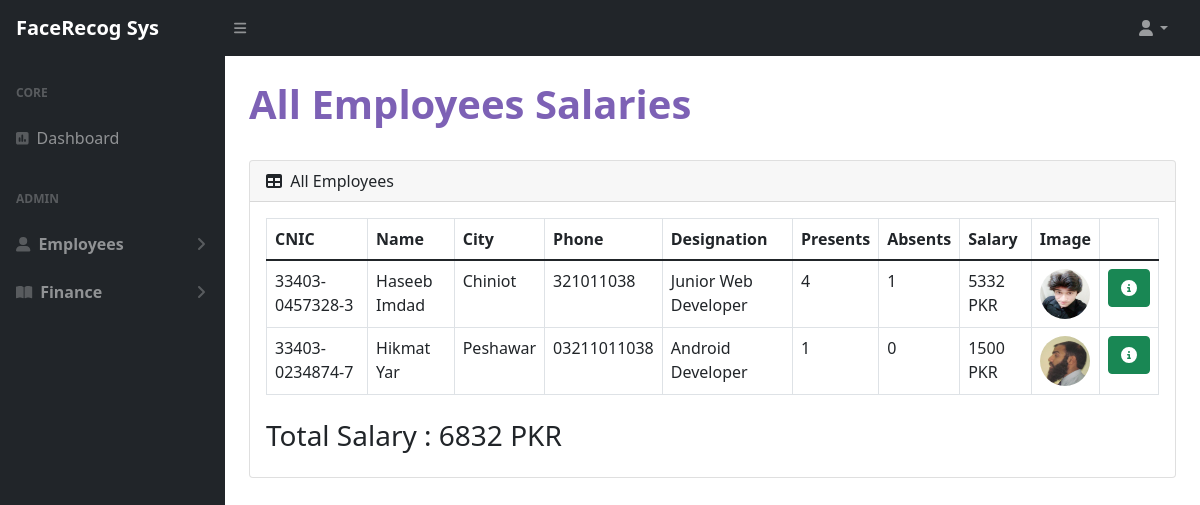
/salaries, run on the app's committed database.
### admin_panel/models.py (models this page shows, shortened)
class Salary_Designation(models.Model):
    salary = models.IntegerField()
    designation = models.CharField(max_length=50)
    def __str__(self):
        return self.designation

class Employee(models.Model):
    cnic = models.CharField(max_length=50)
    name = models.CharField(max_length=100)
    email = models.CharField(max_length=100)
    password = models.CharField(max_length=100)
    city = models.CharField(max_length=100)
    address = models.CharField(max_length=100)
    phone = models.CharField(max_length=100)
    designation = models.ForeignKey(
        Salary_Designation, on_delete=models.CASCADE)
    image = models.ImageField(upload_to='upload/employee/')

### admin_panel/views.py (the view)
# urls.py: path('salaries', Salaries.as_view()),
class Salaries(View):
    def get(self, request, *args, **kwargs):
        employeesFinalaDta=[]
        employees=Employee.objects.all()
        totalSalary=0
        for employee in employees:
            EmployeeAttendence = Atendence.objects.filter(employee=employee)
            employeData, presents , absents=  calculateEmployeeDuty(EmployeeAttendence)
            salaryObject = Salary_Designation.objects.get(designation=employee.designation)
            designationSalary=salaryObject.salary
            perDaySalary=int(designationSalary/30)
            thisEmployeeSalary = (int(perDaySalary*presents))
            totalSalary=totalSalary+thisEmployeeSalary
            employeesFinalaDta.append({
                    'id':employee.id,
                    'name': employee.name,
                    'cnic': employee.cnic,
                    'designation': employee.designation,
                    'salary': thisEmployeeSalary,
                    'image': employee.image,
                    'email': employee.email,
                    'city': employee.city,
                    'address': employee.address,
                    'phone': employee.phone,
                    'presents':presents,
                    'absents':absents
                })
        context={
            'employeesFinalaDta':employeesFinalaDta,
            'totalSalary':totalSalary
        }
        return render(request, 'admintemplate/emplpyeeSalaries.html', {'context': context})

### admin_panel/views.py (called while the page is built)
def getStatus(duty_hours):
    status=False
    if duty_hours >= 5.8:
        status = True
    else:
        status = False
    return status

### admin_panel/templates/admintemplate/emplpyeeSalaries.html (shortened to what this page needs)
{% extends 'admintemplate/index.html' %}
{% block content%}
<div id="layoutSidenav_content">
   <main>
        <div class="container-fluid px-4">
            <h1 class="mt-4" style="color: #7D61B5;"><b>All Employees Salaries</b></h1>
            <div class="card mb-4">
                <div class="card-header">
                    <i class="fas fa-table me-1"></i>
                    All Employees
                </div>
                <div class="card-body">
                    <table class="table table-bordered">
                        <thead>
                            <tr>
                            <th scope="col">CNIC</th>
                            <th scope="col">Name</th>
                            <th scope="col">City</th>
                            <th scope="col">Phone</th>
                            <th scope="col">Designation</th>
                            <th scope="col">Presents</th>
                            <th scope="col">Absents</th>
                            <th scope="col">Salary</th>
                            <th scope="col">Image</th>
                            <th scope="col"></th>
                            </tr>
                        </thead>
                        <tbody>
                            {% for employee  in context.employeesFinalaDta %}
                                <tr>
                                    <td>{{employee.cnic}}</td>
                                    <td>{{employee.name}}</td>
                                    <td>{{employee.city}}</td>
                                    <td>{{employee.phone}}</td>
                                    <td>{{employee.designation}}</td>
                                    <td>{{employee.presents}}</td>
                                    <td>{{employee.absents}}</td>
                                    <td>{{employee.salary}} PKR</td>
                                    <td><img style="border-radius: 50%;height:50px;width:50px;" src="{{employee.image.url}}" alt=""/></td>
                                    <td>
                                        <form action="details" method="POST">
                                            <button class="btn btn-success"><i class="fa fa-info-circle"></i></button>
                                        </form>
                                    </td>
                                </tr>
                            {% endfor %}
                        </tbody>
                    </table>
                    <h3 class="mt-4">Total Salary : {{context.totalSalary}} PKR </h3>
                </div>
            </div>
        </div>
    </main>
</div>
{%endblock%}

### data on the page
Salary_Designation: cnic "33403-0457328-3", name "Haseeb Imdad", city "Chiniot", phone "321011038", designation "Junior Web Developer", presents "4", absents "1", salary "5332", shows a picture
Salary_Designation: cnic "33403-0234874-7", name "Hikmat Yar", city "Peshawar", phone "03211011038", designation "Android Developer", presents "1", absents "0", salary "1500", shows a picture

### other printed values
{{ context.totalSalary }} "6832"
